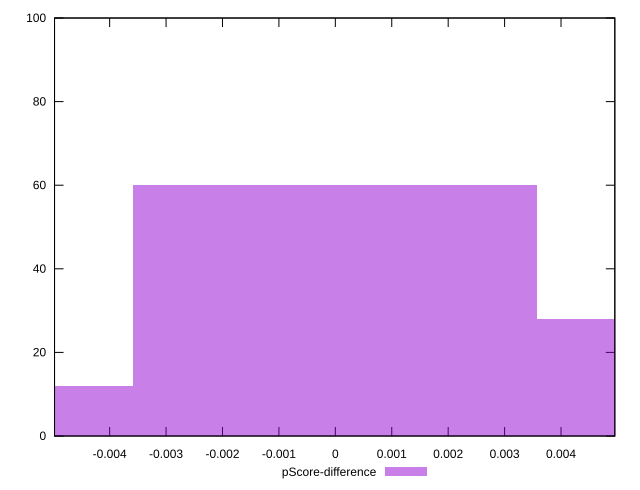

Generate this figure with gnuplot:
reset

$pScoreDifference <<EOF
0 60
0.007161972961022537 28
-0.007161972961022537 12
EOF

set key outside below
set boxwidth 0.007161972961022537
set xrange [-0.004976651000998422:0.004953443639281074]
set yrange [0:100]
set trange [0:100]
set style fill transparent solid 0.5 noborder
set terminal svg size 640, 490 enhanced background rgb 'white'
set output "report_00023_2021-02-20T12:14:57.249Z/bootup-time/samples/pages/pScore-difference/histogram.svg"

plot $pScoreDifference title "pScore-difference" with boxes

reset
